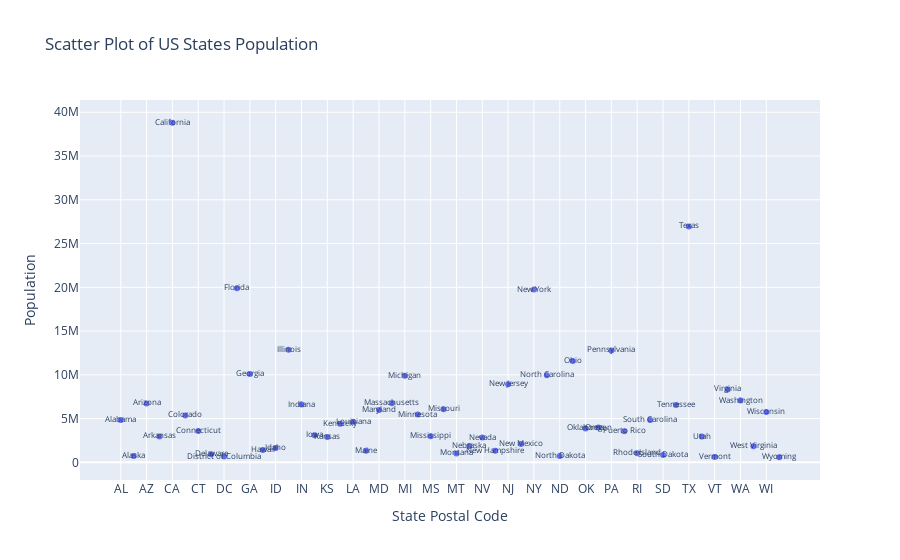

The code cell stored with this chart in its notebook:
### Code cell
'''

    @Author:pooja
    @Date:20-09-2024
    @last modified by:pooja
    @last modified time:20-09-2024
    @title: a program to draw a scatter plot for a given dataset and show datalabels on hover


'''

import pandas as pd
import plotly.express as px

# Load the dataset from the provided URL
url = 'https://raw.githubusercontent.com/plotly/datasets/master/2014_usa_states.csv'
data = pd.read_csv(url)

# Create a scatter plot with data labels on hover
fig = px.scatter(data, x='Postal', y='Population', 
                 hover_name='State', 
                 title='Scatter Plot of US States Population',
                 text='State')  # Show state names on hover

# Update layout
fig.update_traces(textfont_size=8)
fig.update_layout(xaxis_title='State Postal Code', 
                  yaxis_title='Population')

# Show the plot
fig.show()

### Figure 1 — Plotly figure (JSON) as saved in the notebook; plotly's stock layout.template omitted (floating-point values rounded to 4 significant figures)
{"data": [{"hovertemplate": "<b>%{hovertext}</b><br><br>Postal=%{x}<br>Population=%{y}<br>State=%{text}<extra></extra>", "hovertext": ["Alabama", "Alaska", "Arizona", "Arkansas", "California", "Colorado", "Connecticut", "Delaware", "District of Columbia", "Florida", "Georgia", "Hawaii", "Idaho", "Illinois", "Indiana", "Iowa", "Kansas", "Kentucky", "Louisiana", "Maine", "Maryland", "Massachusetts", "Michigan", "Minnesota", "Mississippi", "Missouri", "Montana", "Nebraska", "Nevada", "New Hampshire", "New Jersey", "New Mexico", "New York", "North Carolina", "North Dakota", "Ohio", "Oklahoma", "Oregon", "Pennsylvania", "Puerto Rico", "Rhode Island", "South Carolina", "South Dakota", "Tennessee", "Texas", "Utah", "Vermont", "Virginia", "Washington", "West Virginia", "Wisconsin", "Wyoming"], "legendgroup": "", "marker": {"color": "#636efa", "symbol": "circle"}, "mode": "markers+text", "name": "", "orientation": "v", "showlegend": false, "text": ["Alabama", "Alaska", "Arizona", "Arkansas", "California", "Colorado", "Connecticut", "Delaware", "District of Columbia", "Florida", "Georgia", "Hawaii", "Idaho", "Illinois", "Indiana", "Iowa", "Kansas", "Kentucky", "Louisiana", "Maine", "Maryland", "Massachusetts", "Michigan", "Minnesota", "Mississippi", "Missouri", "Montana", "Nebraska", "Nevada", "New Hampshire", "New Jersey", "New Mexico", "New York", "North Carolina", "North Dakota", "Ohio", "Oklahoma", "Oregon", "Pennsylvania", "Puerto Rico", "Rhode Island", "South Carolina", "South Dakota", "Tennessee", "Texas", "Utah", "Vermont", "Virginia", "Washington", "West Virginia", "Wisconsin", "Wyoming"], "textfont": {"size": 8}, "type": "scatter", "x": ["AL", "AK", "AZ", "AR", "CA", "CO", "CT", "DE", "DC", "FL", "GA", "HI", "ID", "IL", "IN", "IA", "KS", "KY", "LA", "ME", "MD", "MA", "MI", "MN", "MS", "MO", "MT", "NE", "NV", "NH", "NJ", "NM", "NY", "NC", "ND", "OH", "OK", "OR", "PA", "PR", "RI", "SC", "SD", "TN", "TX", "UT", "VT", "VA", "WA", "WV", "WI", "WY"], "xaxis": "x", "y": [4849377, 736732, 6731484, 2966369, 38802500, 5355866, 3596677, 935614, 658893, 19893297, 10097343, 1419561, 1634464, 12880580, 6596855, 3107126, 2904021, 4413457, 4649676, 1330089, 5976407, 6745408, 9909877, 5457173, 2994079, 6063589, 1023579, 1881503, 2839098, 1326813, 8938175, 2085572, 19746227, 9943964, 739482, 11594163, 3878051, 3970239, 12787209, 3548397, 1055173, 4832482, 853175, 6549352, 26956958, 2942902, 626562, 8326289, 7061530, 1850326, 5757564, 584153], "yaxis": "y"}], "layout": {"legend": {"tracegroupgap": 0}, "title": {"text": "Scatter Plot of US States Population"}, "xaxis": {"anchor": "y", "domain": [0, 1], "title": {"text": "State Postal Code"}}, "yaxis": {"anchor": "x", "domain": [0, 1], "title": {"text": "Population"}}}}
